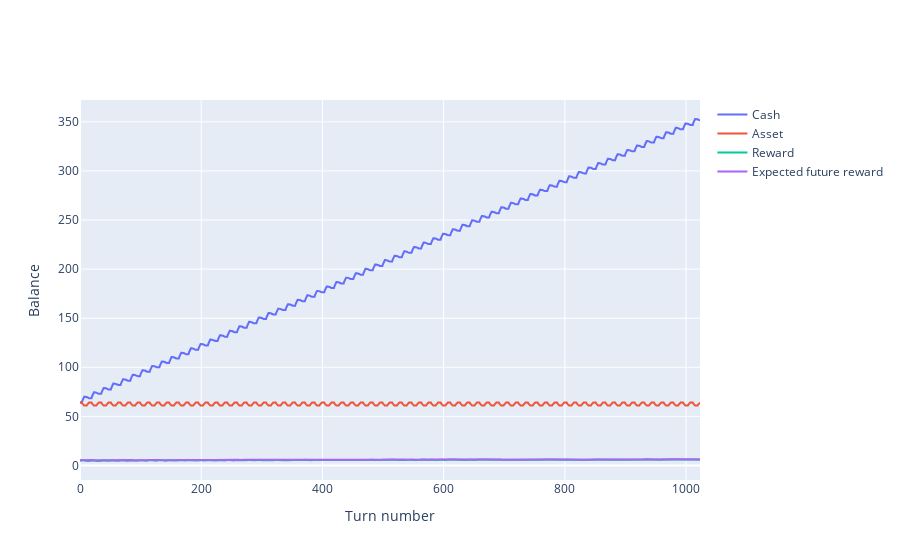

The code cell stored with this chart in its notebook:
### Code cell
balance_plot(turn_results)

### Figure 1 — Plotly figure (JSON) as saved in the notebook; plotly's stock layout.template omitted (floating-point values rounded to 4 significant figures; data arrays with more than 128 entries replaced by an {"elided": "..."} marker saying what was removed)
{"data": [{"name": "Cash", "type": "scatter", "y": {"elided": "1024 float values"}}, {"name": "Asset", "type": "scatter", "y": {"elided": "1024 int values"}}, {"name": "Reward", "type": "scatter", "y": {"elided": "1024 float values"}}, {"name": "Expected future reward", "type": "scatter", "y": {"elided": "1024 float values"}}], "layout": {"xaxis": {"title": {"text": "Turn number"}}, "yaxis": {"title": {"text": "Balance"}}}}
